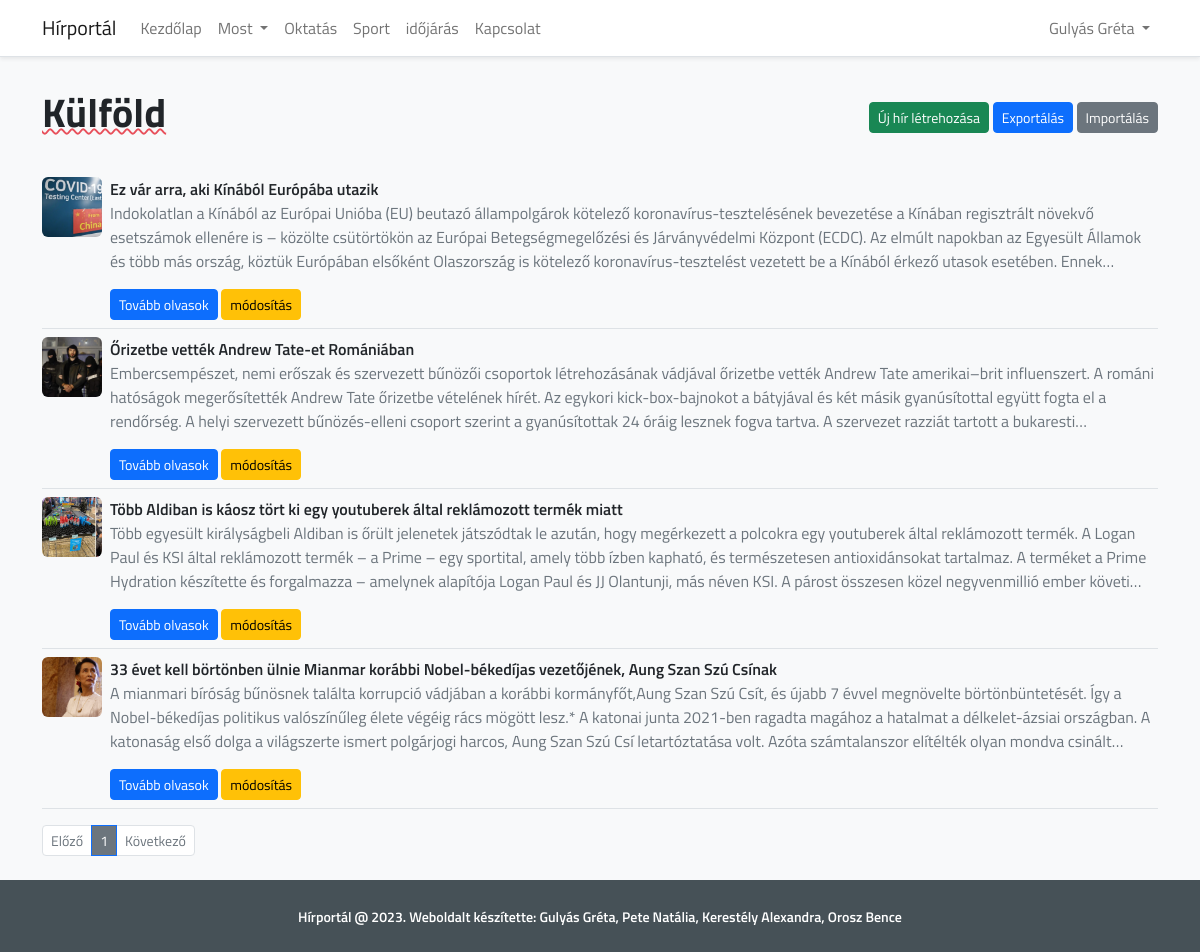
Screenshot of /most/kulfold (signed in) with the database file from the repository.
### tables this page shows
CREATE TABLE `news` (
  `id` int(11) NOT NULL,
  `title` varchar(255) NOT NULL,
  `type` int(11) NOT NULL,
  `description` text NOT NULL,
  `image` varchar(255) NOT NULL,
  `created_at` datetime NOT NULL
);

### index.php (called while the page is built, shortened)
<?php
require_once('Route.php');
$route = new Route();
$route->add("/", "home.php",'Kezdőlap');
$route->add("/most/belfold", "belfold.php",'Belföld');
$route->add("/most/kulfold", "kulfold.php",'Külföld');

### libs/User.php (called while the page is built, shortened)
<?php
require_once ('Role.php');
class User
{
    public static function me(){
        if(self::isLogged()){
            return $_SESSION['user_data'];
        }
        return null;
    }
    public static function isLogged(){
        if(isset($_SESSION["logged_in"]) && $_SESSION["logged_in"] === true){
            return true;
        }
        return false;
    }
    public static function can($permission){
        $user_role = self::me()['role_id'];
        foreach (Role::getRolePermission($user_role)['permissions'] as $item){
            if($permission == $item)
                return true;
        }
        return false;
    }
}

### libs/Role.php (called while the page is built)
<?php
class Role
{
    public static function getRolePermission($id){
        $sql = "SELECT
                    p.name
                FROM roles AS r
                INNER JOIN role_permissions AS rp
                ON r.id = rp.role_id
                INNER JOIN permissions AS p
                ON rp.permission_id = p.id WHERE r.id = ?";
        if($stmt = mysqli_prepare($GLOBALS['connection'], $sql)){
            mysqli_stmt_bind_param($stmt, "i", $id);
            if(mysqli_stmt_execute($stmt)){
                $array['role_id'] = $id;
                $array['permissions'] = [];
                mysqli_stmt_store_result($stmt);
                mysqli_stmt_bind_result($stmt, $permission);
                while (mysqli_stmt_fetch($stmt)) {
                    array_push($array['permissions'],$permission);
                }
                return $array;
            }
            else return null;
        }
        return null;
    }
}

### libs/News.php (called while the page is built, shortened)
<?php
class News
{
    public static $table = "news";
    public static function getNewsWithPaginate($items_per_page,$page,$type){
        if($page > 0 && $page <= News::paginateNumberOfPage($items_per_page,$type)){
            $page_first_result = ($page-1) * $items_per_page;
            if($type == -1){
                $sql = "SELECT * FROM ".News::$table." LIMIT " . $page_first_result . "," . $items_per_page;
            }
            else{
                $sql = "SELECT * FROM ".News::$table." WHERE type=".$type." LIMIT " . $page_first_result . "," . $items_per_page;
            }
            if($stmt = mysqli_prepare($GLOBALS['connection'], $sql)){
                if(mysqli_stmt_execute($stmt)){
                    $array = [];
                    mysqli_stmt_store_result($stmt);
                    mysqli_stmt_bind_result($stmt, $id, $title, $type, $description, $image,$created_at);
                    while (mysqli_stmt_fetch($stmt)) {
                        $data = [];
                        $data['id'] = $id;
                        $data['title'] = $title;
                        $data['description'] = $description;
                        $data['type'] = $type;
                        $data['image'] = $image;
                        $data['created_at'] = $created_at;
                        array_push($array,$data);
                    }
                    return $array;
                }
                else return null;
            }
            else return null;
        }
        else return null;
    }
    public static function paginateNumberOfPage($items_per_page,$type){
        if($type == -1){
            $query = "SELECT * FROM ".News::$table;
        }
        else{
            $query = "SELECT * FROM ".News::$table." WHERE type=".$type;
        }
        $result = mysqli_query($GLOBALS['connection'], $query);
        $number_of_result = mysqli_num_rows($result);
        return ceil ($number_of_result / $items_per_page);
    }
}

### pages/kulfold.php (the view, shortened to what this page needs)
<?php
require_once ('libs/News.php');
$current_page = 1;
$items_per_page = 5;
$type = 2;
$items = News::getNewsWithPaginate($items_per_page,$current_page,$type);
?>
<div class="container py-2">
    <div class="d-flex flex-nowrap justify-content-between align-items-center py-4">
        <h1 class="fw-bold">Külföld</h1>
        <?php if(User::isLogged() && User::can('Hírek szerkesztése')):?>
        <div class="actions">
            <a class="btn btn-success btn-sm" href="<?php echo Route::getRoute('/news/create')?>">Új hír létrehozása</a>
            <form class="form-horizontal d-inline-block" action="<?php echo BASE_URL.'/CsvFunctions.php'?>" method="post" name="upload_excel"
                  enctype="multipart/form-data">
                <div class="form-group">
                    <div class="col-md-4 col-md-offset-4">
                        <input type="submit" name="export" class="btn btn-primary btn-sm" value="Exportálás"/>
                    </div>
                </div>
            </form>
            <button type="button" class="btn btn-sm btn-secondary" data-bs-toggle="modal" data-bs-target="#import-csv">
                Importálás
            </button>
        </div>
        <?php endif; ?>
    </div>
    <div class="product-content">
        <div class="row">
            <div class="col-12">
                <div class="row">
                    <?php if(!empty($items)): ?>
                        <?php foreach ($items as $item): ?>
                            <div class="col-12">
                                <div class="product-item border-bottom py-2 d-flex flex-row justify-content-between">
                                    <div class="item-description d-flex flex-row flex-nowrap">
                                        <div class="rounded me-2"
                                            style="background: url(<?php echo '../public/images/news/'.$item['image']?>);
                                                    background-size: cover;
                                                    min-width: 60px!important;
                                                    height: 60px;"
                                        ></div>
                                        <div class="">
                                            <p class="fw-semibold mb-0"><?php echo $item['title']?></p>
                                            <p class="text-muted news-description"><?php echo $item['description']?></p>
                                            <a class="btn btn-primary btn-sm" href="<?php echo Route::getRoute('/news/'.$item['id'].'/show')?>">Tovább olvasok</a>
                                            <?php if(User::isLogged() && User::can('Hírek szerkesztése')):?>
                                                <a class="btn btn-warning btn-sm" href="<?php echo Route::getRoute('/news/'.$item['id'].'/update')?>">módosítás</a>
                                            <?php endif;?>
                                        </div>
                                    </div>
                                </div>
                            </div>
                        <?php endforeach;
                    else: ?>
                        <div>Nem található hír.</div>
                    <?php endif;?>
                </div>
                <div class="tab-content mt-3" id="myTabContent">
                    <div class="tab-pane show active" id="home" role="tabpanel" aria-labelledby="home-tab">
                        <nav aria-label="Lapozás">
                            <ul class="pagination pagination-sm">
                                <?php
                                $param['type'] = ($type != -1) ? '&type='.$type : '';
                                ?>
                                <li class="page-item <?php if($current_page == 1) echo 'disabled'?>">
                                    <a class="page-link text-secondary" href="<?php echo Route::getRoute('/news').'?page='.($current_page-1).$param['type']?>">Előző</a>
                                </li>
                                <?php for($page = 1; $page <= News::paginateNumberOfPage($items_per_page,$type); $page++): ?>
                                    <?php
                                    $param['page'] = 'page='.$page;
                                    ?>
                                    <li class="page-item <?php if($page == $current_page) echo 'active'?>">
                                        <a class="page-link <?php echo ($page == $current_page) ? 'bg-secondary text-white' : 'text-secondary' ?>" href="<?php echo Route::getRoute('/news').'?'.$param['page'].$param['type']?>"><?php echo $page ?></a>
                                    </li>
                                <?php endfor; ?>
                                <li class="page-item <?php if($current_page >= News::paginateNumberOfPage($items_per_page,$type)) echo 'disabled'?>">
                                    <a class="page-link text-secondary" href="<?php echo Route::getRoute('/news').'?page='.($current_page+1).$param['type']?>" tabindex="-1" aria-disabled="true">Következő</a>
                                </li>
                            </ul>
                        </nav>
                    </div>
                </div>
            </div>
        </div>
    </div>
</div>

### pages/layouts/app.php (shortened to what this page needs)
<?php
    require PATH . '/libs/User.php';
    $links = [
        [
            'link' => '/',
            'type' => 'simple',
            'name' => 'Kezdőlap'
        ],
        [
            'link' => '/most',
            'type' => 'submenu',
            'name' => 'Most',
            'items' => [
                [
                    'link' => '/most/belfold',
                    'name' => 'Belföld'
                ],
                [
                    'link' => '/most/kulfold',
                    'name' => 'Külföld'
                ],
            ]
        ],
        [
            'link' => '/oktatas',
            'type' => 'simple',
            'name' => 'Oktatás'
        ],
        [
            'link' => '/sport',
            'type' => 'simple',
            'name' => 'Sport'
        ],
        [
            'link' => '/idojaras',
            'type' => 'simple',
            'name' => 'időjárás'
        ],
        [
            'link' => '/kapcsolat',
            'type' => 'simple',
            'name' => 'Kapcsolat'
        ],
    ];
?>
<!DOCTYPE html>
<html lang="en">
<head>
    <link href="https://cdnjs.cloudflare.com/ajax/libs/font-awesome/4.4.0/css/font-awesome.min.css" rel='stylesheet' type='text/css'>
    <link href="https://cdn.jsdelivr.net/npm/bootstrap@5.2.0-beta1/dist/css/bootstrap.min.css" rel="stylesheet">
    <link rel="stylesheet" href="<?php echo BASE_URL.'/public/css/app.css'?>">
    <link rel="stylesheet" href="https://cdnjs.cloudflare.com/ajax/libs/font-awesome/6.1.1/css/all.min.css">
</head>
<body id="app-layout">
    <nav class="navbar navbar-expand-lg bg-white border-bottom shadow-sm">
        <div class="container">
            <a class="navbar-brand" href="<?php echo BASE_URL?>">
                <?php echo APP_NAME ?>
            </a>
            <div class="collapse navbar-collapse" id="navbarSupportedContent">
                <ul class="main-nav navbar-nav me-auto mb-2 mb-lg-0">
                    <?php foreach ($links as $item): ?>
                        <?php if($item['type'] == 'simple'):?>
                            <li class="nav-item">
                                <a class="nav-link <?php ob_start(); echo (Route::currentRoute() == Route::getRoute($item['link'])) ? 'active' : ''?>" href="<?php echo Route::getRoute($item['link'])?>"><?php echo $item['name']?></a>
                            </li>
                        <?php else:?>
                            <li class="nav-item dropdown">
                                <a class="nav-link dropdown-toggle" href="#" id="navbarDropdown" role="button" data-bs-toggle="dropdown" aria-expanded="false">
                                    <?php echo $item['name']?>
                                </a>
                            </li>
                        <?php endif;?>
                    <?php endforeach;?>
                </ul>
                <ul class="navbar-nav ms-auto">
                    <?php if(User::isLogged()): ?>
                        <li class="nav-item dropdown">
                            <a class="nav-link dropdown-toggle" href="#" id="navbarDropdown" role="button" data-bs-toggle="dropdown" aria-expanded="false">
                                <?php echo User::me()['first_name'] .' '. User::me()['last_name']?>
                            </a>
                        </li>
                    <?php endif; ?>
                </ul>
            </div>
        </div>
    </nav>
    <main class="bg-light">
        <?php include($childView); ?>
    </main>
    <footer class="py-4">
        <div class="container">
            <p class="text-center m-0">
                <small class="text-white fw-semibold">Hírportál @ <?php echo date("Y"); ?>. Weboldalt készítette: Gulyás Gréta, Pete Natália, Kerestély Alexandra, Orosz Bence</small>
            </p>
        </div>
    </footer>
</body>
</html>

### public/css/app.css (style rules this page uses)
.news-description { display: -webkit-box; -webkit-line-clamp: 3; -webkit-box-orient: vertical; overflow: hidden; text-overflow: ellipsis; }
footer { background-color: #465157!important; }
h1 { text-decoration: #e8505b; text-decoration-style: wavy; text-decoration-line: underline; text-decoration-thickness: 2px; }

### pages/layouts/app.php (style rules this page uses)
body { font-family: 'Titillium Web'; }

### rows the page displays
news: image (picture), title "Ez vár arra, aki Kínából Európába utazik", description "Indokolatlan a Kínából az Európai Unióba (EU) beutazó állampolgárok kötelező koronavírus-tesztelésének bevezetése a Kínában regisztrált növekvő esetszámok ellenére is – közölte csütörtökön az Európai Betegségmegelőzési és Járványvédelmi Központ (ECDC). Az elmúlt napokban az Egyesült Államok és több más ország, köztük Európában elsőként Olaszország is kötelező koronavírus-tesztelést vezetett be a Kínából érkező utasok esetében.…"
news: image (picture), title "Őrizetbe vették Andrew Tate-et Romániában", description "Embercsempészet, nemi erőszak és szervezett bűnözői csoportok létrehozásának vádjával őrizetbe vették Andrew Tate amerikai–brit influenszert. A románi hatóságok megerősítették Andrew Tate őrizetbe vételének hírét. Az egykori kick-box-bajnokot a bátyjával és két másik gyanúsítottal együtt fogta el a rendőrség. A helyi szervezett bűnözés-elleni csoport szerint a gyanúsítottak 24 óráig lesznek fogva tartva. A szervezet razziát tartott a…"
news: image (picture), title "Több Aldiban is káosz tört ki egy youtuberek által reklámozott termék miatt", description "Több egyesült királyságbeli Aldiban is őrült jelenetek játszódtak le azután, hogy megérkezett a polcokra egy youtuberek által reklámozott termék. A Logan Paul és KSI által reklámozott termék – a Prime – egy sportital, amely több ízben kapható, és természetesen antioxidánsokat tartalmaz. A terméket a Prime Hydration készítette és forgalmazza – amelynek alapítója Logan Paul és JJ Olantunji, más néven KSI. A párost összesen közel negyvenmillió ember…"
news: image (picture), title "33 évet kell börtönben ülnie Mianmar korábbi Nobel-békedíjas vezetőjének, Aung Szan Szú Csínak", description "A mianmari bíróság bűnösnek találta korrupció vádjában a korábbi kormányfőt,Aung Szan Szú Csít, és újabb 7 évvel megnövelte börtönbüntetését. Így a Nobel-békedíjas politikus valószínűleg élete végéig rács mögött lesz.* A katonai junta 2021-ben ragadta magához a hatalmat a délkelet-ázsiai országban. A katonaság első dolga a világszerte ismert polgárjogi harcos, Aung Szan Szú Csí letartóztatása volt. Azóta számtalanszor elítélték olyan mondva…"

### other values shown
APP_NAME "Hírportál"
$item['name'] "Kezdőlap"
$item['name'] "Most"
$item['name'] "Oktatás"
$item['name'] "Sport"
$item['name'] "időjárás"
$item['name'] "Kapcsolat"
